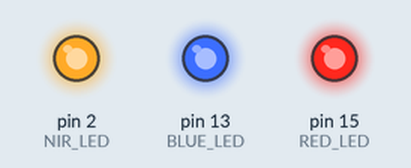
This sketch was run on a simulated Arduino Uno, built with avr-gcc and run on an emulated ATmega328P. Parts: output pins drawn as LEDs (lit = HIGH).

Above: at 0.2 s.
At 1.7 s:
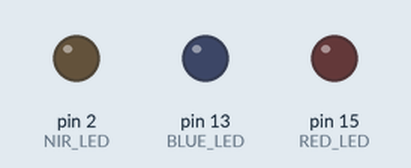
Timing chart, 0 to 3.0 s (numbered marks = the images above):
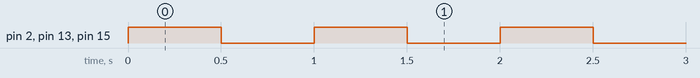

The sketch:

Rawphotodiodedata.ino
```cpp
#define RED_LED   15
#define NIR_LED    2
#define BLUE_LED  13

void setup() {
  // Set LED pins as outputs
  pinMode(RED_LED, OUTPUT);
  pinMode(NIR_LED, OUTPUT);
  pinMode(BLUE_LED, OUTPUT);
}

void loop() {
  // Turn all ON
  digitalWrite(RED_LED, HIGH);
  digitalWrite(NIR_LED, HIGH);
  digitalWrite(BLUE_LED, HIGH);
  delay(500); // keep ON for 0.5 sec

  // Turn all OFF
  digitalWrite(RED_LED, LOW);
  digitalWrite(NIR_LED, LOW);
  digitalWrite(BLUE_LED, LOW);
  delay(500); // keep OFF for 0.5 sec
}
```

Measured:
- by itself, pin 2 (NIR_LED), pin 13 (BLUE_LED), pin 15 (RED_LED): alternates HIGH for 0.50 s and LOW for 0.50 s
